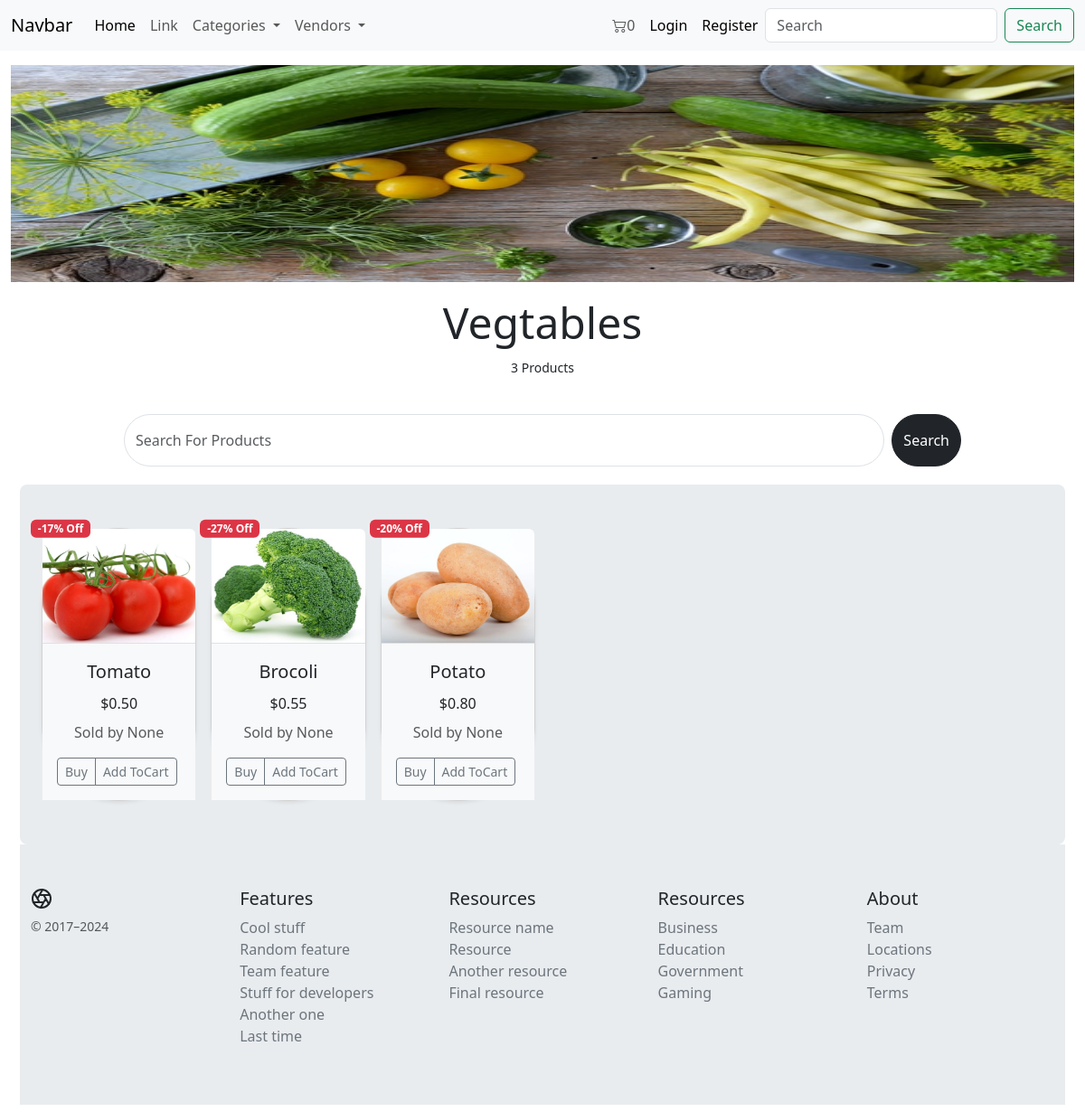
/category/CAT:YqXbgzedSc/, run on an earlier commit of the app's database.
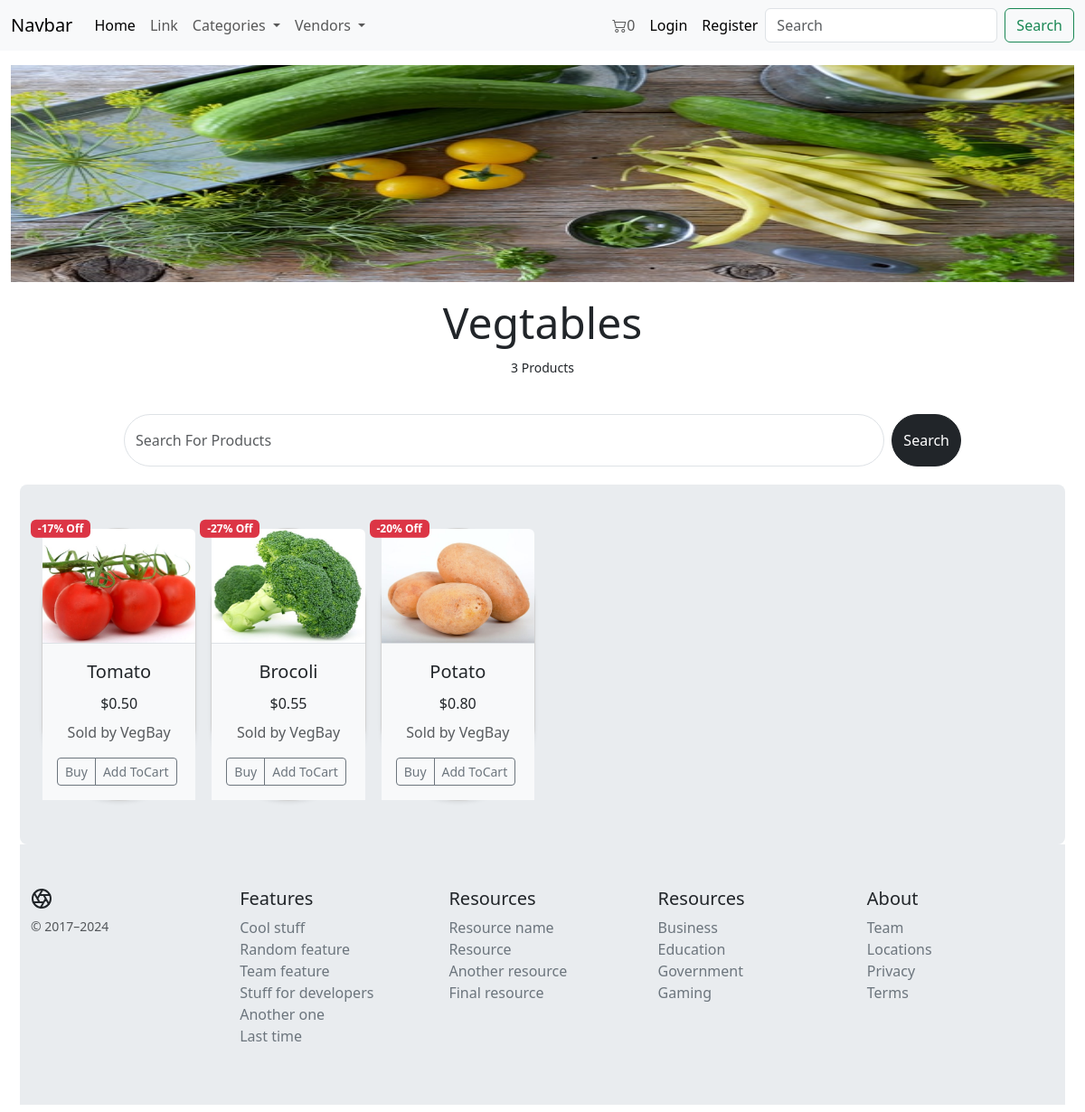
And on a later commit of the database.
### core/models.py (models this page shows, shortened)
class Product(models.Model):
    PID = ShortUUIDField(
        unique=True, length=10, prefix="PID:", max_length=15)
    title = models.CharField(max_length=100, default='Sample')
    desc = models.CharField(
        max_length=500, default='lorem lroeam ipsm lorem doooi')
    specifications = models.TextField(null=True, blank=True)
    category = models.ForeignKey(
        Category, on_delete=models.SET_NULL, null=True, related_name='product_category')
    vendor = models.ForeignKey(
        Vendor, on_delete=models.SET_NULL, null=True, blank=True, related_name='product_vendor')
    image = models.ImageField(upload_to='Product_images')
    in_stock = models.BooleanField(default=True)
    featured_on_home_page = models.BooleanField(default=False)
    price = models.DecimalField(
        max_digits=12, decimal_places=2, default='4.99')
    discount_amount = models.DecimalField(
        max_digits=12, decimal_places=2, default=0)
    product_status = models.CharField(
        max_length=20, choices=Product_Choices, default='active')
    date_added = models.DateTimeField(auto_now_add=True)
    updated = models.DateTimeField(auto_now=True, null=True)
    tags = TaggableManager(blank=True)
    def price_after_discount(self):
        return self.price - self.discount_amount
    def discount_percentage(self):
        if self.price > 0:
            return (self.discount_amount / self.price) * 100
        else:
            return 0

class Vendor(models.Model):
    VID = ShortUUIDField(unique=True, length=10, prefix="VEN:", max_length=15)
    title = models.CharField(max_length=100)
    image = models.ImageField(upload_to='Vendor_images')
    desc = models.CharField(max_length=600, blank=True,
                            null=True, default='description for vendor')
    user = models.ForeignKey(
        customUser, related_name='vendor_user', on_delete=models.SET_NULL, null=True)
    address = models.CharField(
        max_length=500, default="ABC 2nd St Kdl Kollm Kerla Ind")
    contact = models.CharField(max_length=20, default='+91 9999955555')
    message_response_time = models.CharField(max_length=10, default='2 Days')
    shipping_time = models.CharField(max_length=10, default='4 Days')
    authentic_rating = models.CharField(max_length=10, default='100%')
    return_days = models.CharField(max_length=10, default='7 Days')
    warrenty_period = models.CharField(max_length=10, default='30 Days')
    def __str__(self):
        return self.title

### core/views.py (the view)
# urls.py: path('category/<CID>/', views.category_detail_view,
def category_detail_view(request, CID):
    category = get_object_or_404(Category, CID=CID)
    products_in_category = Product.objects.filter(category=category)
    context = {
        'products_in_category': products_in_category,
        'category': category,
    }
    return render(request, 'core/category_view.html', context)

### core/context_processors.py (called while the page is built)
def context_fn(request):
    categories = Category.objects.all()
    vendors = Vendor.objects.all()
    if "cart_data_object" in request.session:
        cart_items_count = len(request.session['cart_data_object'])
    else:
        cart_items_count = 0
    context = {
        'categories_context': categories,
        'vendors_context': vendors,
        'cart_items_count_context': cart_items_count,
    }
    return context

### core/models.py (called while the page is built)
    def __str__(self):
        return self.title

### templates/core/category_view.html (shortened to what this page needs)
{% extends 'core/base.html' %} {% block title %}{{category.title}}{%endblock%} {% block content %} {%load static %}
<div class="container-fluid m-0 my-3">
  <img class="img-fluid w-100" style="height: 30vh; background-position: center; background-size: contain"
    src="{{category.image.url}}" alt="" />
</div>
<div class="container mb-4">
  <p class="display-5 text-center my-0 py-0">{{category.title}}</p>
  <p class="text-center text-success my-0 py-2 text-dark">
    <small>{{products_in_category.count}}
      Product{{products_in_category.count|pluralize}}</small>
  </p>
</div>
<div class="container m-2 mx-auto">
  <div class="row justify-content-center rounded-pill">
    <div class="col-lg-10 py-lg-2 py-md-2 py-sm-1 py-1">
      <form class="d-flex" role="search" method="get" action="{% url 'core:search' %}">
        <input class="form-control rounded-pill py-lg-3 py-md-3 py-sm-3 py-3 me-2" type="search" required name="q"
          placeholder="Search For Products" aria-label="Search" />
        <button class="btn btn-dark rounded-pill" type="submit">Search</button>
      </form>
    </div>
  </div>
</div>
<div class="container m-1 p-1 mx-auto">
  <div class="row justify-content-center align-items-stretch">
    <div class="col-lg-12 col-md-12 bg-body-secondary rounded-3">
      <div class="album py-5">
        <div class="container">
          {% if products_in_category %}
          <div class="row row-cols-1 row-cols-sm-2 row-cols-md-3 g-3">
            {% for p in products_in_category %}
            <div class="col-xl-2 col-lg-3 col-md-4 col-sm-6">
              <div class="card shadow-sm border-1 rounded-pill rounded-3" style="max-width: 250px">
                <div class="position-absolute top-0 start-0 translate-middle badge bg-danger"
                  style="z-index: 1; margin-left: 20px">
                  -{{ p.discount_percentage|floatformat:0 }}% Off
                </div>
                <a href="{% url 'core:product_detail_view' p.PID %}" class="text-decoration-none text-dark">
                  <div class="ratio ratio-4x3">
                    <img src="{{ p.image.url }}"
                      class="bd-placeholder-img card-img-top img-responsive border-1 border-bottom rounded-top"
                      width="100%" height="100%" role="img" preserveAspectRatio="xMidYMid slice" focusable="false" />
                  </div>
                </a>
                <div class="card-body bg-body-tertiary">
                  <a href="{% url 'core:product_detail_view' p.PID %}" class="text-decoration-none text-dark">
                    <p class="card-title text-center fs-5">{{ p.title }}</p>
                  </a>
                  <p class="card-title text-center fs-6">${{ p.price_after_discount }}</p>
                  <p class="card-text text-center">
                    <small class="text-body-secondary fs-6">Sold by {{ p.vendor }}</small>
                  </p>
                  <div class="d-flex justify-content-between align-items-center">
                    <div class="btn-group bg-body-tertiary">
                      <button type="button" class="btn btn-outline-secondary btn-sm">
                        Buy
                      </button>
                      <button type="button" class="btn btn-outline-secondary btn-sm add-to-cart-btn"
                        data-index="{{i.id}}" id="add-to-cart-btn">
                        Add ToCart
                      </button>
                    </div>
                  </div>
                </div>
              </div>
            </div>
            {% endfor %}
          </div>
          {% endif %}
        </div>
      </div>
    </div>
    {%endblock content%}

What changed in the data, as far as the page shows it:
changed Product "Tomato": vendor "None" → "VegBay"
changed Product "Brocoli": vendor "None" → "VegBay"
changed Product "Potato": vendor "None" → "VegBay"
